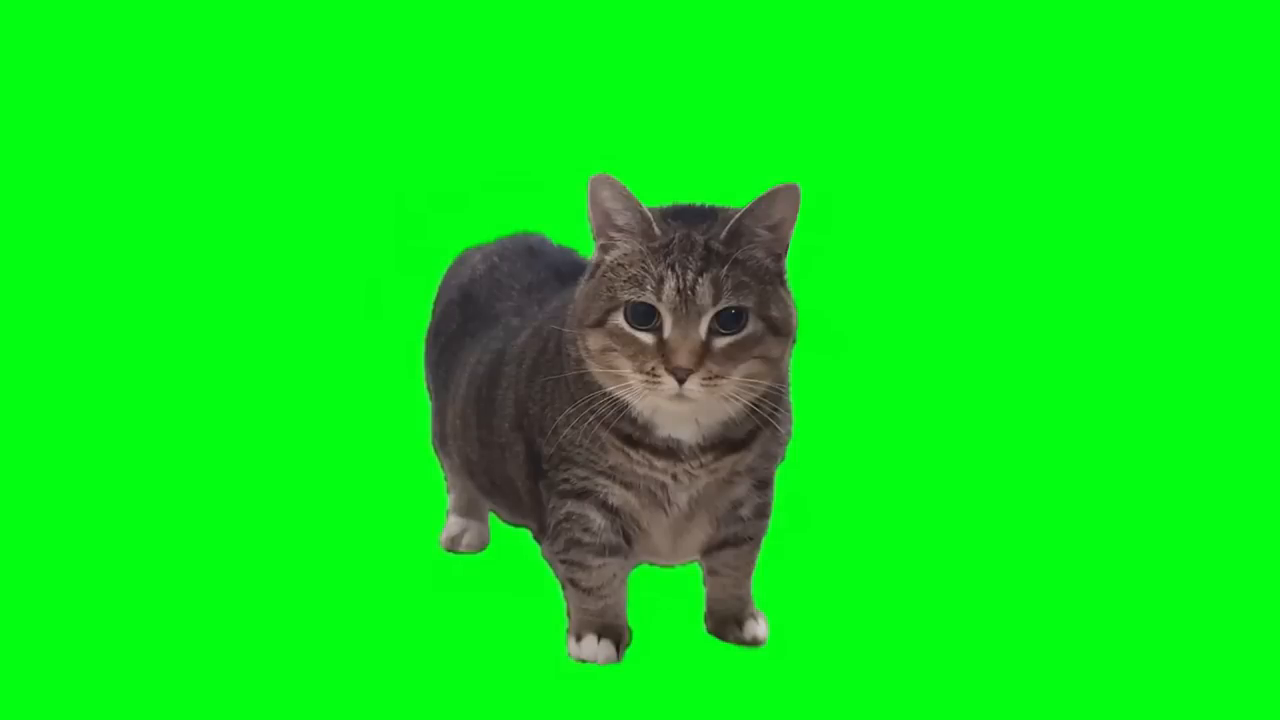
#> input picture frame 37 of Com_Vi/Week07/file/OIIAOIIA.mp4, 1280 x 720 px
$ python lab07_3.py
#> lines starting #> are read from the running program, lines starting #| are printed output that depends on the picture; after the words box and inside, x2 and y2 are one past the last pixel; in counts of white or black regions, pixels touching at a corner belong together
import cv2
import matplotlib.pyplot as plt

# อ่านวิดีโอ
image = cv2.VideoCapture('file\OIIAOIIA.mp4')

while True:
    # อ่านเฟรม
    ret, frame = image.read()
#> frame is the input picture: shape (720, 1280, 3); mean B, G, R 25.5, 229, 15

    if ret:
        # แปลงเป็นภาพขาวดำ
        gray = cv2.cvtColor(frame, cv2.COLOR_BGR2GRAY)
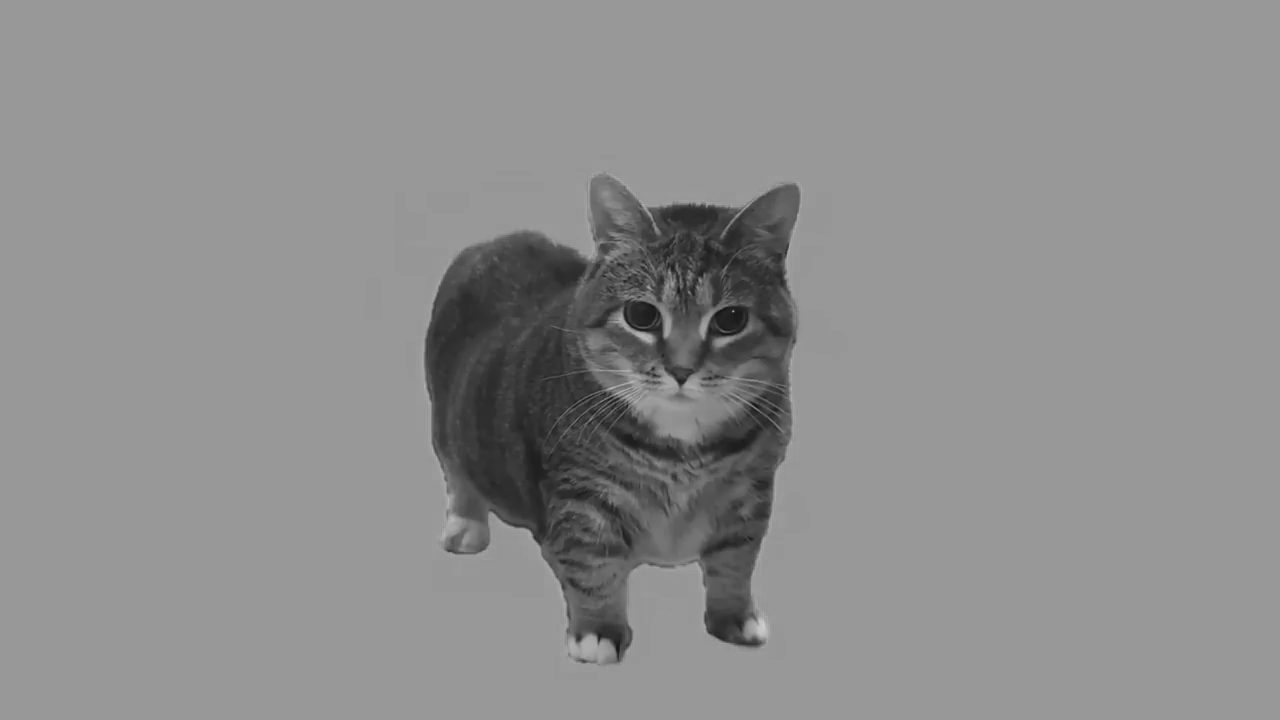
#> gray: shape (720, 1280); min 16, max 205, mean 141.8

        # ใช้ Canny Edge Detection
        edges = cv2.Canny(gray, threshold1=100, threshold2=200)
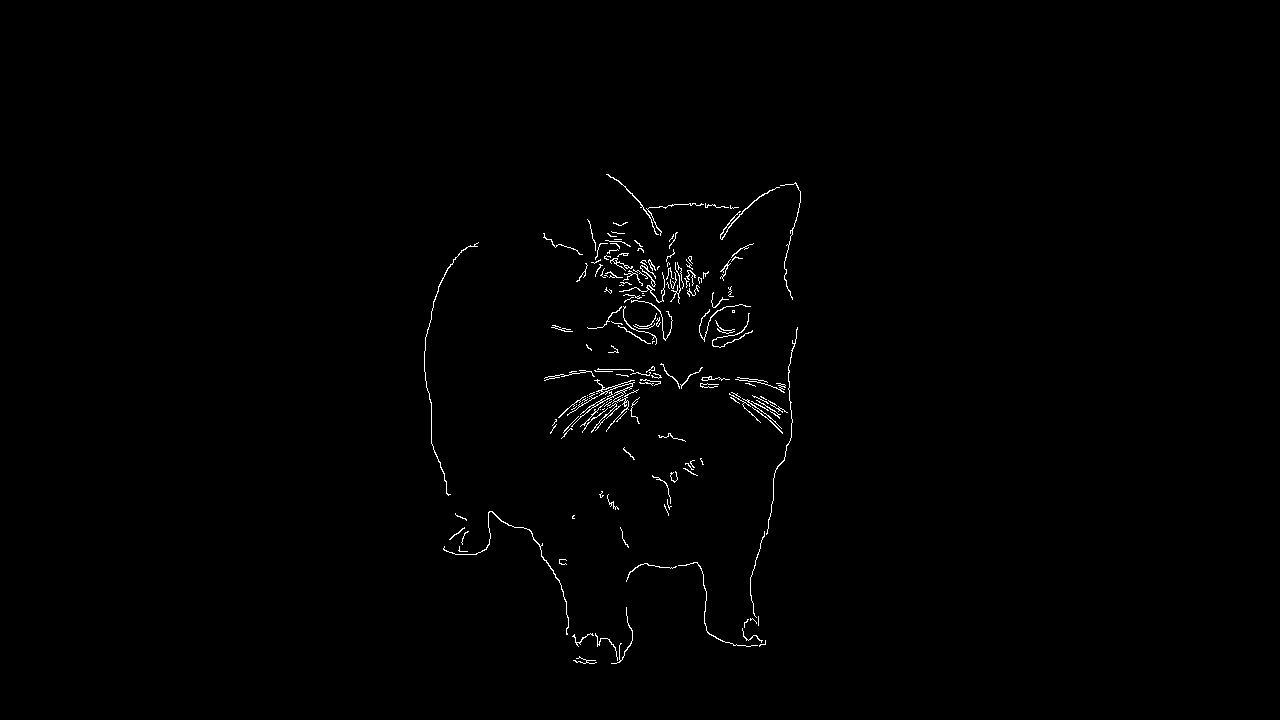
#> edges: shape (720, 1280); 0.68% white in thin lines or dots, all inside (x1, y1, x2, y2) = (424, 174, 801, 664)

        # แสดงผลภาพ
        cv2.imshow('Original Video', frame)
        cv2.imshow('Canny Edge Detection', edges)

        # กด n เพื่อออกจากโปรแกรม
        if cv2.waitKey(25) & 0xFF == ord('n'):
#> (key Esc is pressed here)
            break
    else:
        break

# คืนทรัพยากร
image.release()
cv2.destroyAllWindows()

$ run again, starting later in the video
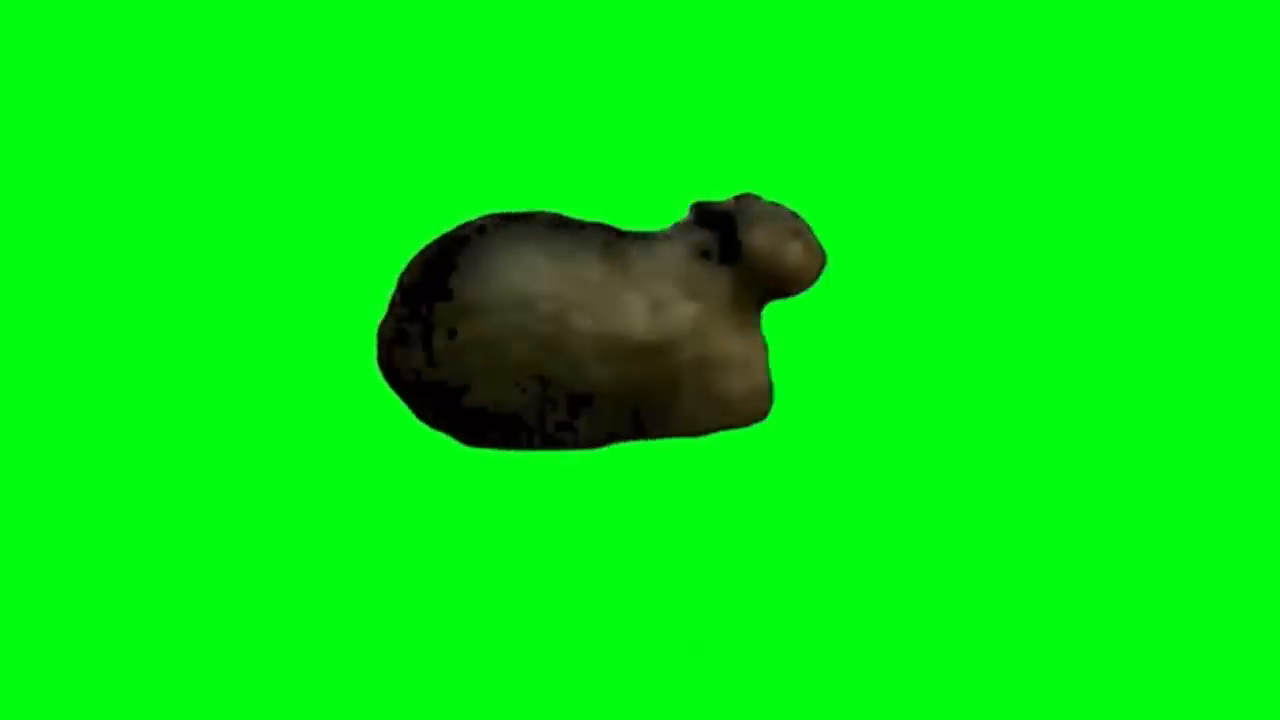
#> input picture frame 168 of Com_Vi/Week07/file/OIIAOIIA.mp4, 1280 x 720 px
#> frame is the input picture: shape (720, 1280, 3); mean B, G, R 16.7, 231.9, 5.1
#> `gray = cv2.cvtColor(frame, cv2.COLOR_BGR2GRAY)`:
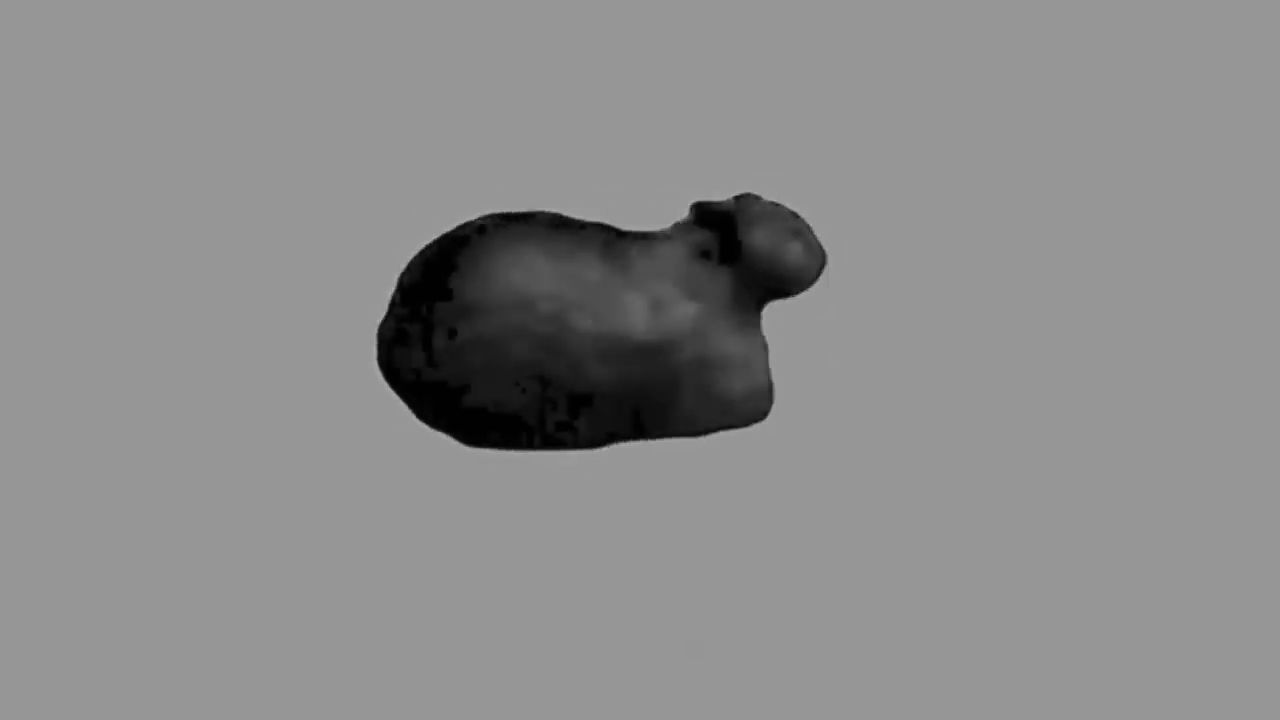
#> gray: shape (720, 1280); min 0, max 179, mean 139.5
#> `edges = cv2.Canny(gray, threshold1=100, threshold2=200)`:
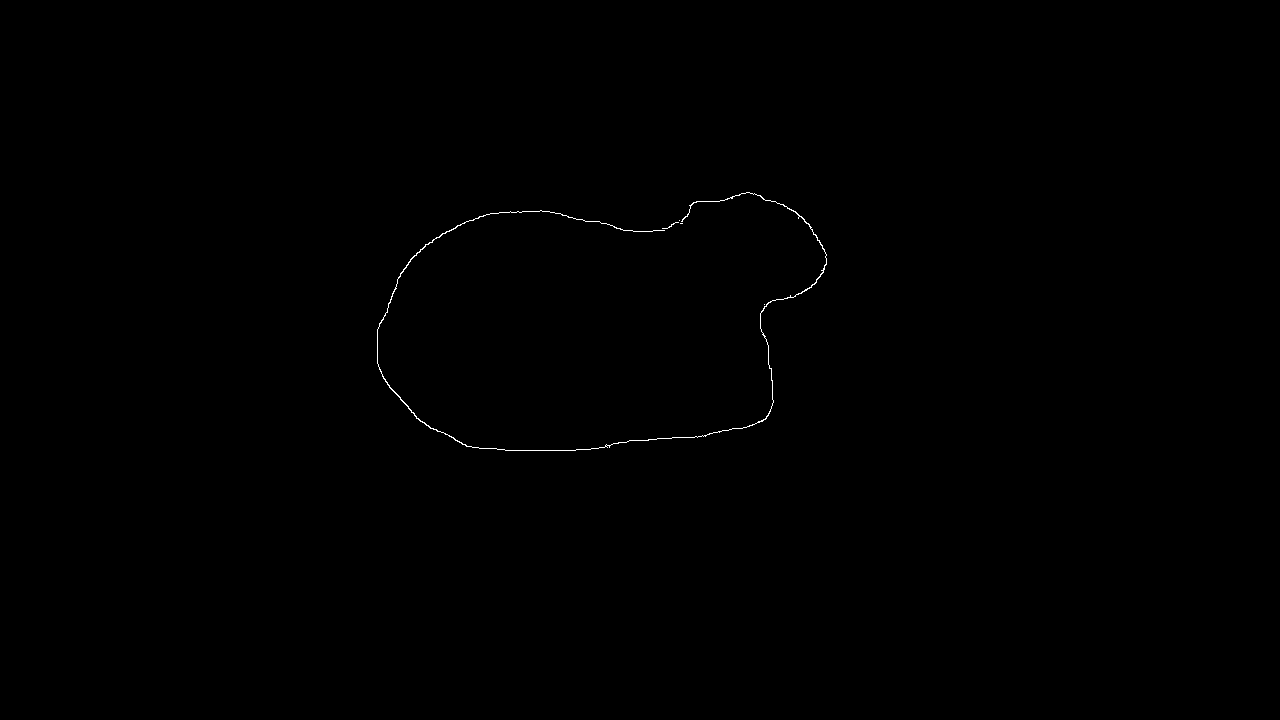
#> edges: shape (720, 1280); 0.15% white in thin lines or dots, all inside (x1, y1, x2, y2) = (377, 192, 827, 451)

$ run again, starting later in the video
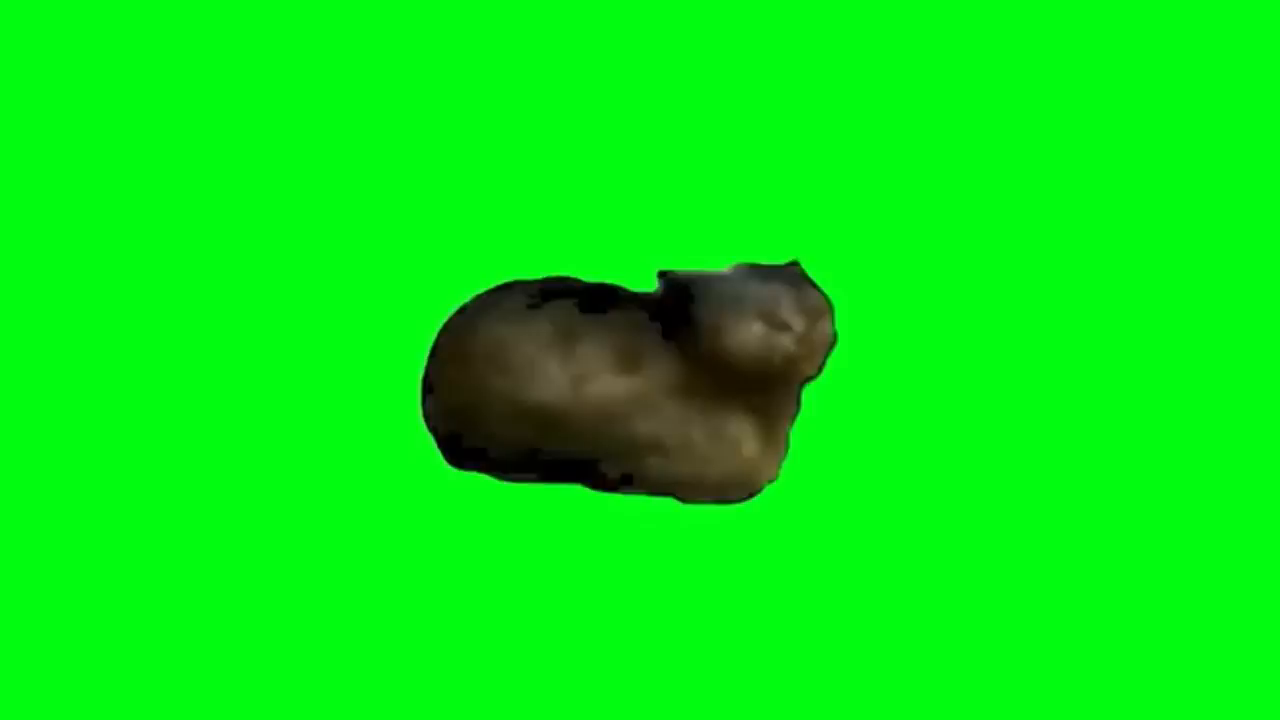
#> input picture frame 299 of Com_Vi/Week07/file/OIIAOIIA.mp4, 1280 x 720 px
#> frame is the input picture: shape (720, 1280, 3); mean B, G, R 16.9, 234.4, 5.4
#> `gray = cv2.cvtColor(frame, cv2.COLOR_BGR2GRAY)`:
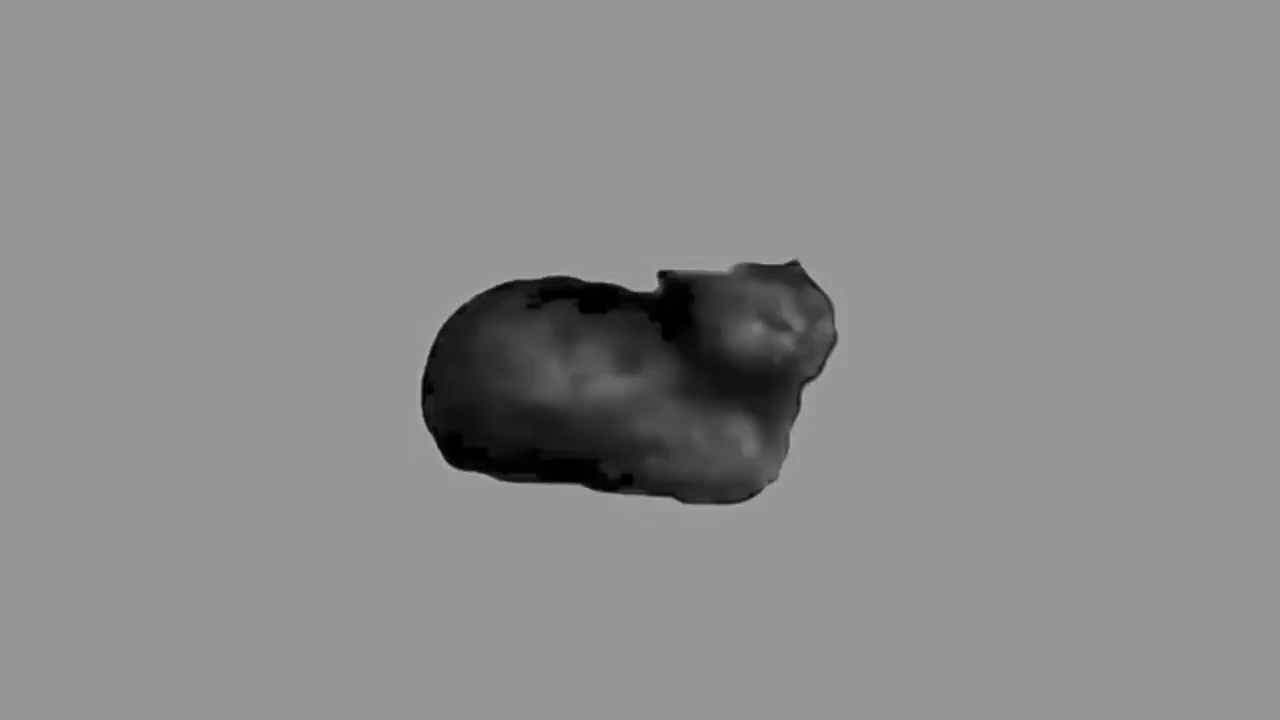
#> gray: shape (720, 1280); min 0, max 179, mean 141.1
#> `edges = cv2.Canny(gray, threshold1=100, threshold2=200)`:
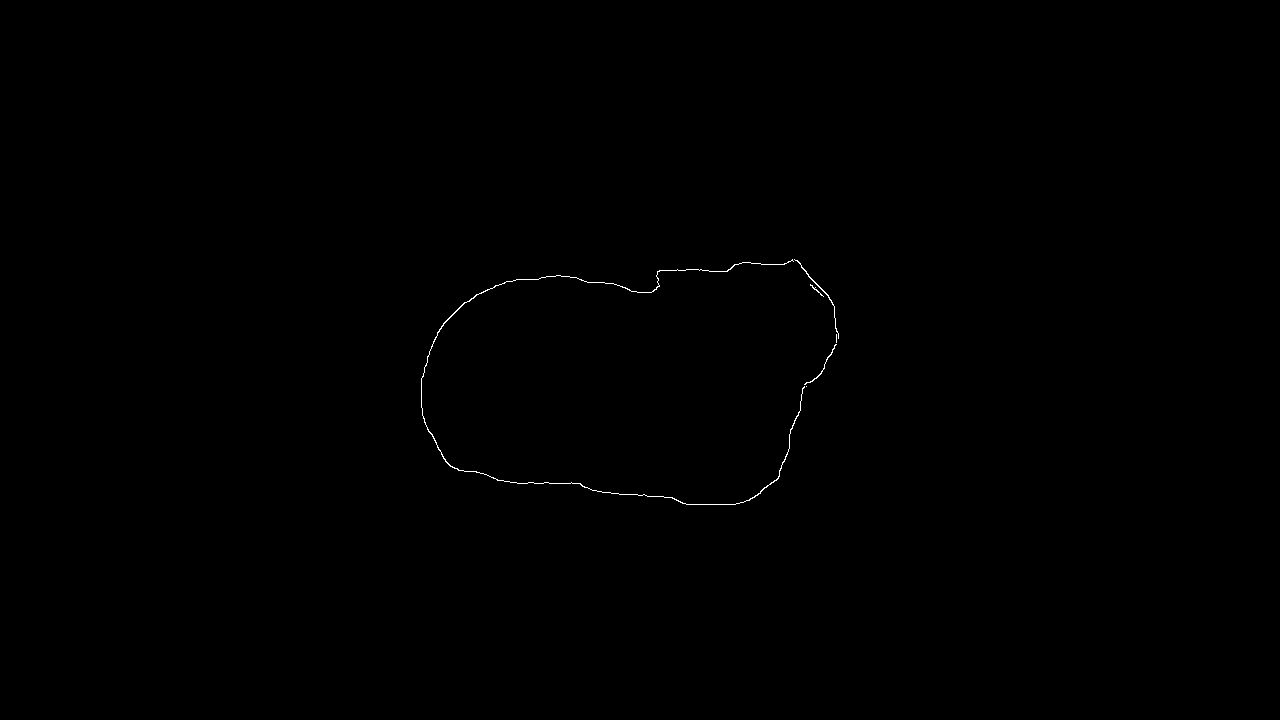
#> edges: shape (720, 1280); 0.14% white in thin lines or dots, all inside (x1, y1, x2, y2) = (421, 259, 839, 505)
